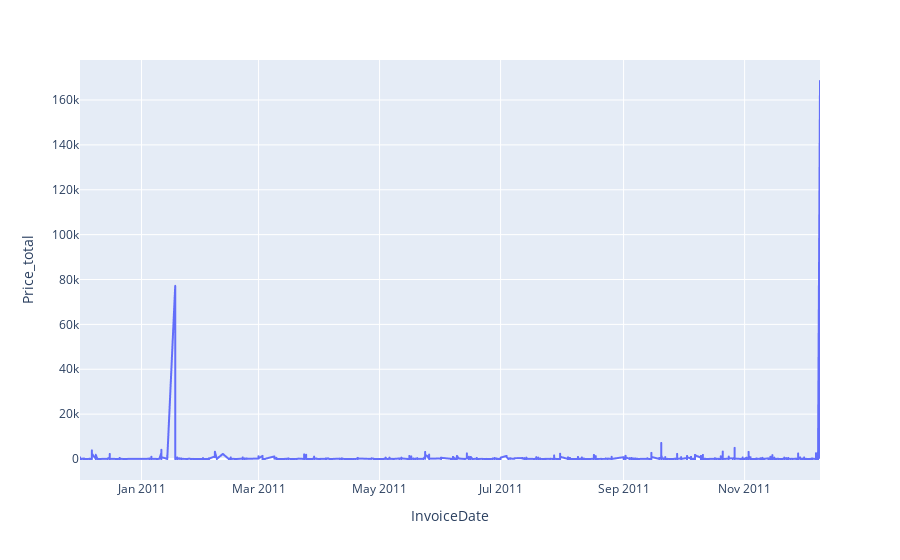

Notebook code cell kept with this figure:
### Markdown cell above
What is remarkable about the line chart below are the two extreme peaks in January and December. The second last row of the table above shows that there is a customer (ID 16446) who ordered over 80,000 products on a single day in a single transaction. From the pie chart 'Top 10 customers' transaction volumes in GBP' above we can see that he contributed to the fourth largest share of spending during the one year period. In fact, all his spending he did in that very one transaction.

### Code cell
# line chart
fig= px.line(customer_df, x=customer_df.InvoiceDate, y= customer_df.Price_total)
fig.show()

### Figure 1 — Plotly figure (JSON) as saved in the notebook; plotly's stock layout.template omitted (floating-point values rounded to 4 significant figures; data arrays with more than 128 entries replaced by an {"elided": "..."} marker saying what was removed)
{"data": [{"hovertemplate": "InvoiceDate=%{x}<br>Price_total=%{y}<extra></extra>", "legendgroup": "", "line": {"color": "#636efa", "dash": "solid"}, "mode": "lines", "name": "", "showlegend": false, "type": "scattergl", "x": {"elided": "11713 str values"}, "xaxis": "x", "y": {"elided": "11713 int values"}, "yaxis": "y"}], "layout": {"autosize": true, "legend": {"tracegroupgap": 0}, "margin": {"t": 60}, "xaxis": {"anchor": "y", "autorange": true, "domain": [0, 1], "range": ["2010-12-01", "2011-12-09"], "title": {"text": "InvoiceDate"}, "type": "date"}, "yaxis": {"anchor": "x", "autorange": true, "domain": [0, 1], "range": [-9359.0, 177800.0], "title": {"text": "Price_total"}, "type": "linear"}}}
